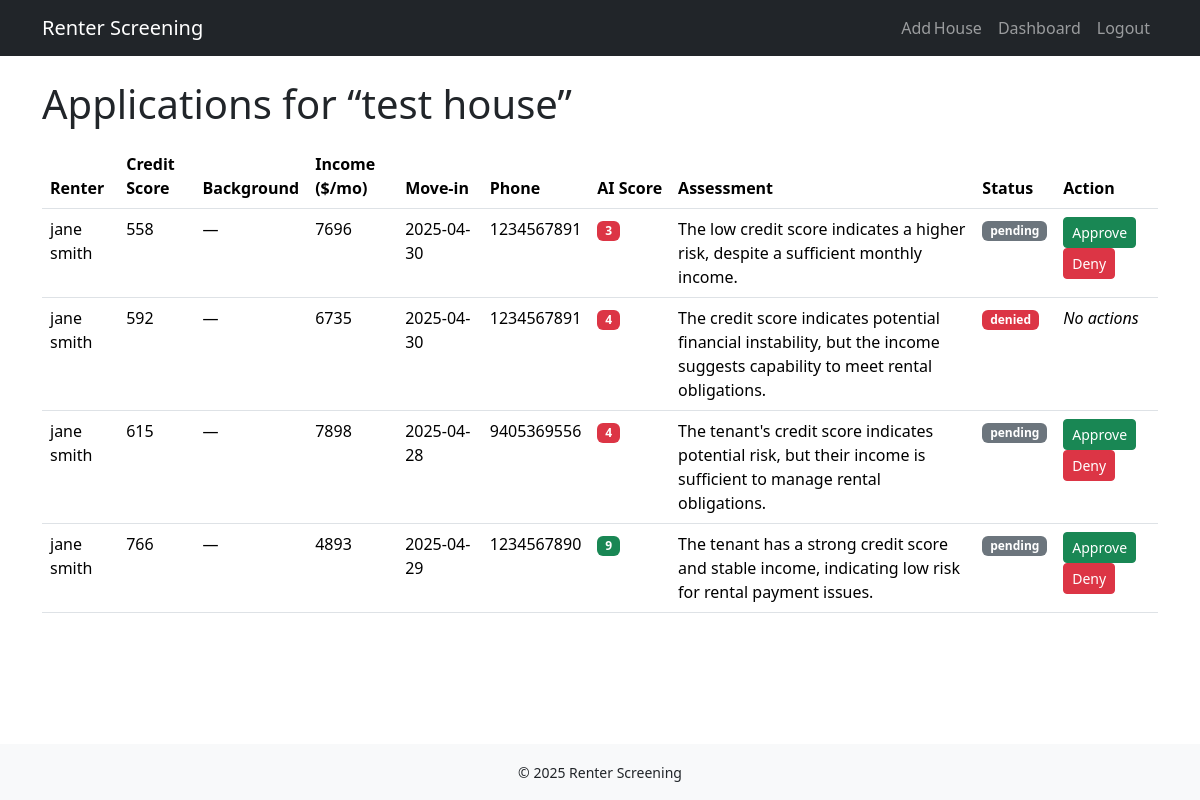
Page /applications/1 (signed in) on the committed database.
### app.py (models this page shows, shortened)
class House(db.Model):
    id = db.Column(db.Integer, primary_key=True)
    title = db.Column(db.String(150), nullable=False)
    description = db.Column(db.Text, nullable=False)
    rent = db.Column(db.Integer, nullable=False)
    landlord_id = db.Column(db.Integer, db.ForeignKey('user.id'), nullable=False)
    photo       = db.Column(db.String(200))
    applications = db.relationship('Application', backref='house', lazy=True)

class Application(db.Model):
    id = db.Column(db.Integer, primary_key=True)
    submitted_at = db.Column(db.DateTime, default=datetime.utcnow)
    status = db.Column(db.String(20), default='pending')
    phone = db.Column(db.String(20))
    move_in = db.Column(db.Date)
    notes = db.Column(db.Text)
    credit_score = db.Column(db.Integer)
    skip_trace = db.Column(db.JSON)
    income_summary = db.Column(db.JSON)
    house_id = db.Column(db.Integer, db.ForeignKey('house.id'), nullable=False)
    renter_id = db.Column(db.Integer, db.ForeignKey('user.id'), nullable=False)
    ai_score = db.Column(db.Integer) #1-10
    ai_assessment = db.Column(db.String(200))   # short rationale
    photo = db.Column(db.String(200))   # holds filename or blob URL

class User(db.Model, UserMixin):
    id = db.Column(db.Integer, primary_key=True)
    name = db.Column(db.String(120), nullable=False)
    email = db.Column(db.String(120), unique=True, nullable=False)
    password_hash = db.Column(db.String(128), nullable=False)
    role = db.Column(db.String(20), nullable=False)  # 'renter' | 'landlord'
    houses = db.relationship('House', backref='landlord', lazy=True)
    applications = db.relationship('Application', backref='renter', lazy=True)

### app.py (the view)
@app.route('/applications/<int:house_id>')
@login_required
def view_applications(house_id):
    house = House.query.get_or_404(house_id)
    if house.landlord_id != current_user.id:
        flash('Access denied', 'warning')
        return redirect(url_for('home'))
    applications = Application.query.filter_by(house_id=house_id).all()
    return render_template('applications.html', house=house, applications=applications)

### app.py (called while the page is built, shortened)
@login_manager.user_loader
def load_user(user_id):
    return User.query.get(int(user_id))

def fetch_ai_rating(app_obj):
    try:
        if app_obj.ai_score and app_obj.ai_assessment:
            return app_obj.ai_score, app_obj.ai_assessment
    except Exception as e:
        app.logger.error(f"AI rating failed for application {app_obj.id}: {str(e)}")
        return 1, "Error generating rating"

### templates/applications.html (shortened to what this page needs)
{% extends "base.html" %}
{% block content %}
<h1>Applications for “{{ house.title }}”</h1>
{% if applications %}
<table class="table mt-3">
  <thead>
  <tr>
    <th>Renter</th>
    <th>Credit Score</th>
    <th>Background</th>
    <th>Income ($/mo)</th>
    <th>Move‑in</th>
    <th>Phone</th>
    <th>AI Score</th>
    <th>Assessment</th>
    <th>Status</th>
    <th>Action</th>
  </tr>
</thead>
  <tbody>
  {% for a in applications %}
  <tr>
    <td>{{ a.renter.name }}</td>
    <td>{{ a.credit_score or '—' }}</td>
    <td>{{ a.background_summary or '—' }}</td>
    <td>
      {{ a.income_summary.monthly_income if a.income_summary else '—' }}
    </td>
    <td>{{ a.move_in }}</td>
    <td>{{ a.phone }}</td>
    {% set score, note = fetch_ai_rating(a) %}
    <td>
      {% if score %}
        <span class="badge bg-{% if score>=8 %}success{% elif score>=5 %}warning{% else %}danger{% endif %}">{{ score }}</span>
      {% else %}—{% endif %}
    </td>
    <td>{{ note }}</td>
    <td>
      <span class="badge bg-{% if a.status=='approved' %}success{% elif a.status=='denied' %}danger{% else %}secondary{% endif %}">
        {{ a.status }}
      </span>
    </td>
    <td>
  {% if a.status == 'pending' %}
    <form action="{{ url_for('set_status', app_id=a.id, new_status='approved') }}" method="post" class="d-inline">
      <button class="btn btn-sm btn-success">Approve</button>
    </form>
    <form action="{{ url_for('set_status', app_id=a.id, new_status='denied') }}" method="post" class="d-inline">
      <button class="btn btn-sm btn-danger">Deny</button>
    </form>
  {% else %}
    <em>No actions</em>
  {% endif %}
</td>
  </tr>
  {% endfor %}
</tbody>
</table>
{% else %}
  <p class="text-muted mt-3">No applications yet.</p>
{% endif %}
{% endblock %}

### templates/base.html (shortened to what this page needs)
<!doctype html>
<html lang="en">
  <head>
    <link href="https://cdn.jsdelivr.net/npm/bootstrap@5.3.3/dist/css/bootstrap.min.css" rel="stylesheet">
  </head>
  <body class="d-flex flex-column min-vh-100">
    <nav class="navbar navbar-expand-lg navbar-dark bg-dark mb-4">
      <div class="container">
        <a class="navbar-brand" href="{{ url_for('home') }}">Renter Screening</a>
        <div class="collapse navbar-collapse">
          <ul class="navbar-nav ms-auto">
            {% if current_user.is_authenticated %}
                {% if current_user.role == 'landlord' %}
                    <li class="nav-item">
                    <a class="nav-link" href="{{ url_for('new_house') }}">Add House</a>
                    </li>
                    <li class="nav-item">
                    <a class="nav-link" href="{{ url_for('dashboard') }}">Dashboard</a>
                    </li>
                {% endif %}
              <li class="nav-item"><a class="nav-link" href="{{ url_for('logout') }}">Logout</a></li>
            {% else %}
              <li class="nav-item"><a class="nav-link" href="{{ url_for('login') }}">Login</a></li>
              <li class="nav-item"><a class="nav-link" href="{{ url_for('signup') }}">Sign Up</a></li>
            {% endif %}
          </ul>
        </div>
      </div>
    </nav>
    <main class="container mb-5">
      {% block content %}{% endblock %}
    </main>
    <footer class="bg-light mt-auto py-3">
      <div class="container text-center">
        <small>&copy; {{ 2025 }} Renter Screening</small>
      </div>
    </footer>
  </body>
</html>

### rows in the picture
House: title "test house"
Application: renter.name "jane smith", credit_score "558", background_summary "—", income_summary "7696", move_in "2025-04-30", phone "1234567891", ai_score "3", ai_assessment "The low credit score indicates a higher risk, despite a sufficient monthly income.", status "pending"
Application: renter.name "jane smith", credit_score "592", background_summary "—", income_summary "6735", move_in "2025-04-30", phone "1234567891", ai_score "4", ai_assessment "The credit score indicates potential financial instability, but the income suggests capability to meet rental obligations.", status "denied", shows "No actions"
Application: renter.name "jane smith", credit_score "615", background_summary "—", income_summary "7898", move_in "2025-04-28", phone "9405369556", ai_score "4", ai_assessment "The tenant's credit score indicates potential risk, but their income is sufficient to manage rental obligations.", status "pending"
Application: renter.name "jane smith", credit_score "766", background_summary "—", income_summary "4893", move_in "2025-04-29", phone "1234567890", ai_score "9", ai_assessment "The tenant has a strong credit score and stable income, indicating low risk for rental payment issues.", status "pending"

### other values in the picture
{{  2025 }} "2025"
